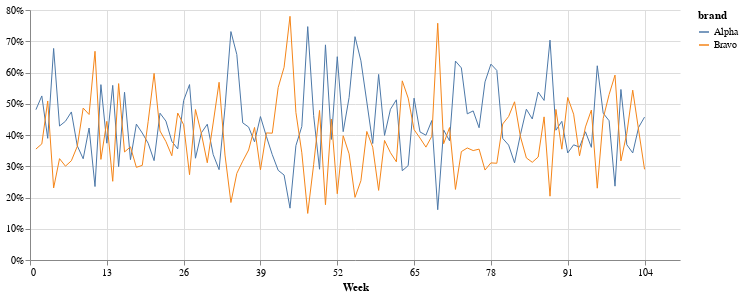

Write notebook code for a chart like this one.
### Code cell
pct_volume_plot = (
    grocery_volume
    .group_by('week')
    .agg(
        pl.col('Weekly Volume').sum().alias('Total Weekly Volume')
    )
    .join(
        other=grocery_volume,
        on='week',
    )
    .filter(
        (pl.col('brand') == 'Alpha') |
        (pl.col("brand") == 'Bravo')
    )
    .with_columns(
        # compute brand wise % of total volume sale
        (pl.col('Weekly Volume') / pl.col('Total Weekly Volume')).alias('pct_volume')
    )
).collect()

weekly_plot(dataframe=pct_volume_plot, 
            y='pct_volume', 
            color='brand', 
            title="", 
            y_axis_label="", 
            pct=True, 
            legend=True)

### Figure 1 — Vega-Lite specification as saved in the notebook (floating-point values rounded to 4 significant figures; data arrays with more than 128 entries replaced by an {"elided": "..."} marker saying what was removed)
{"$schema": "https://vega.github.io/schema/vega-lite/v5.20.1.json", "config": {"axisY": {}, "view": {"continuousHeight": 300, "continuousWidth": 300, "stroke": null}}, "data": {"name": "data-6a9acef03b2cf66915ce2428fc423032"}, "datasets": {"data-6a9acef03b2cf66915ce2428fc423032": {"elided": "208 records"}}, "encoding": {"color": {"field": "brand", "legend": {"title": "brand"}, "type": "nominal"}, "x": {"axis": {"labelExpr": "datum.value", "title": "Week", "values": [0, 13, 26, 39, 52, 65, 78, 91, 104]}, "field": "week", "type": "quantitative"}, "y": {"axis": {"format": ",.0%"}, "field": "pct_volume", "title": "", "type": "quantitative"}}, "height": 250, "mark": {"strokeWidth": 1, "type": "line"}, "title": "", "width": 650}
